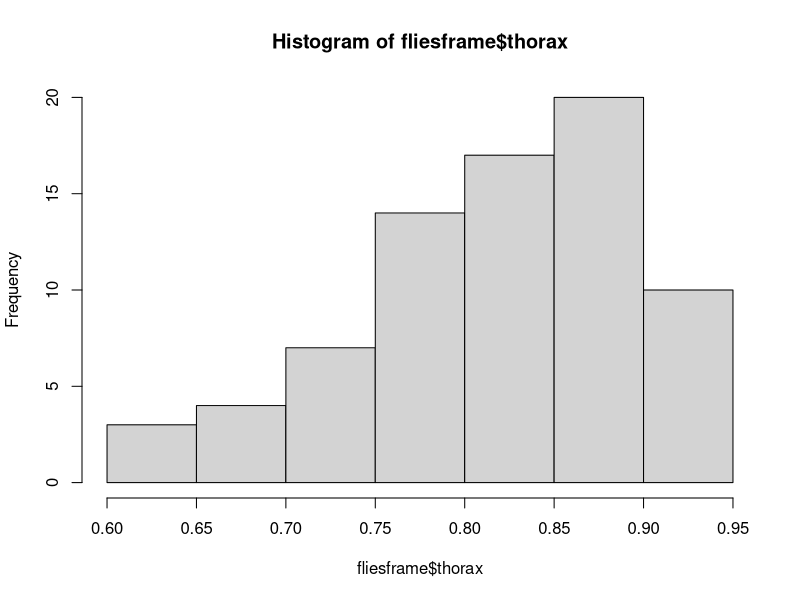
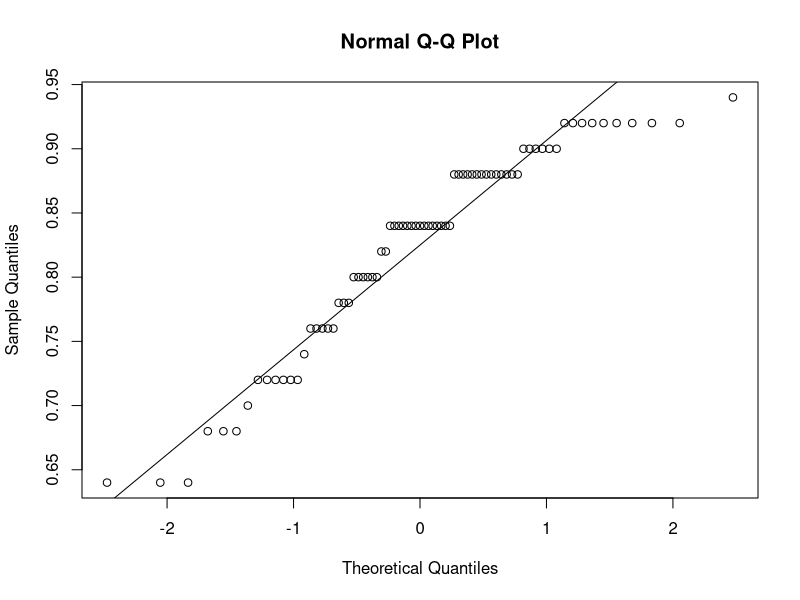
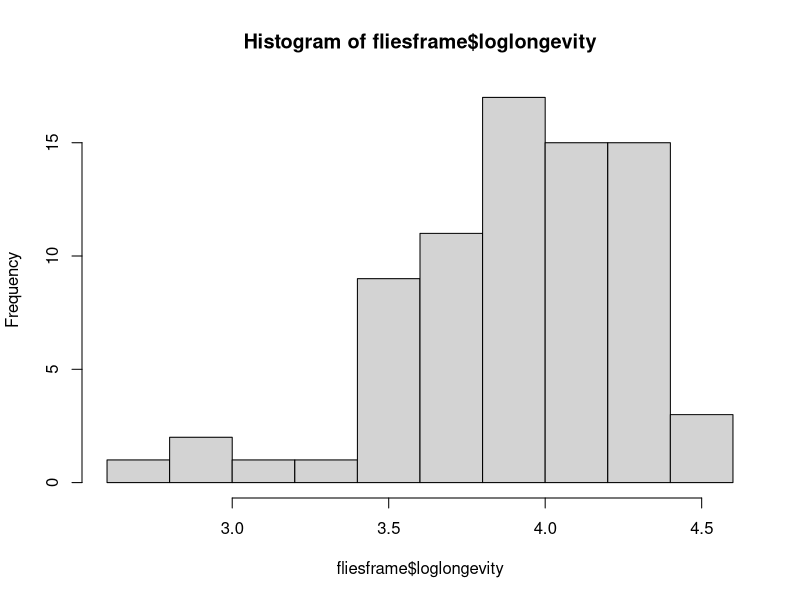
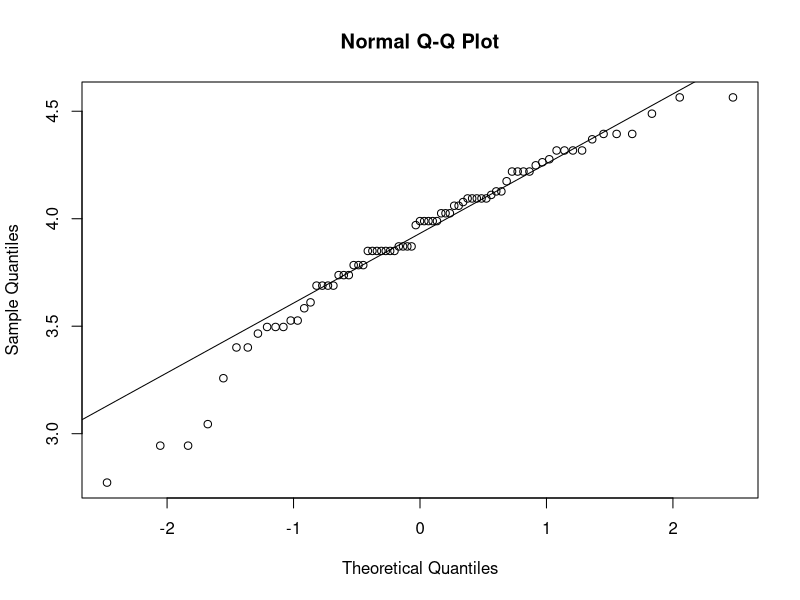
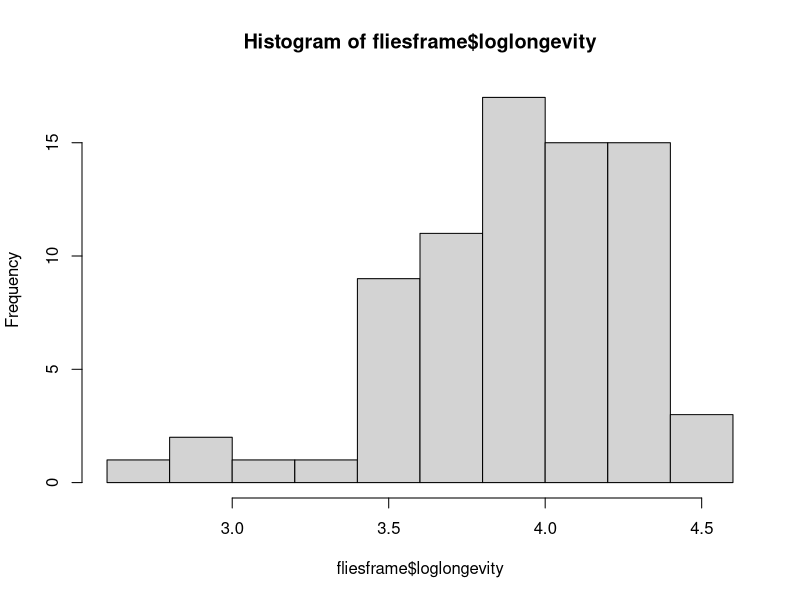
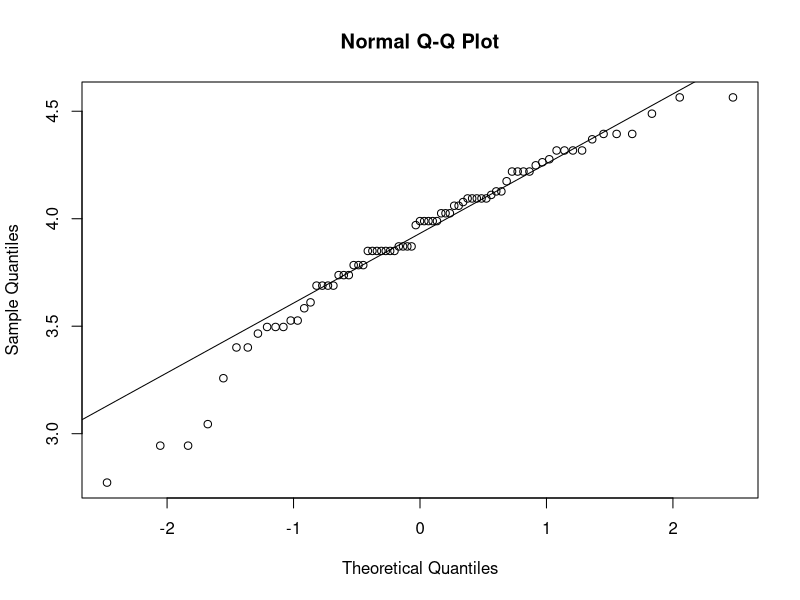
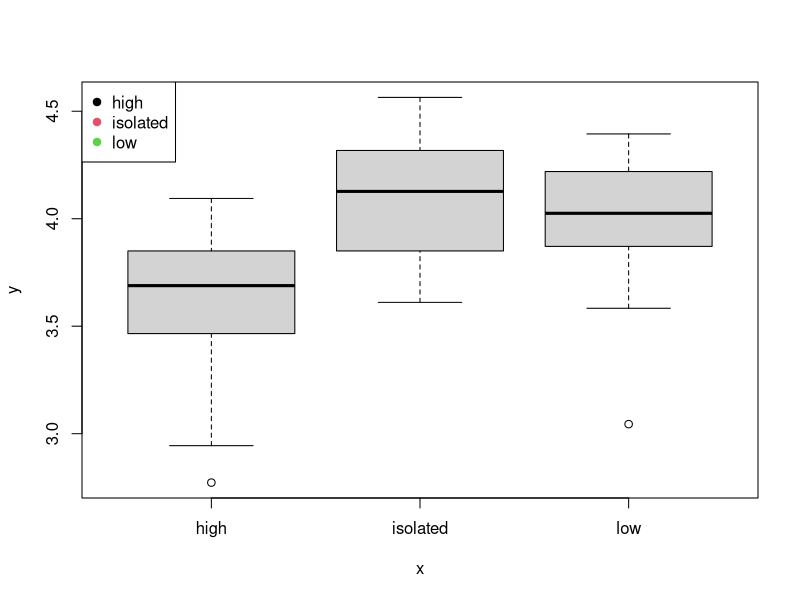
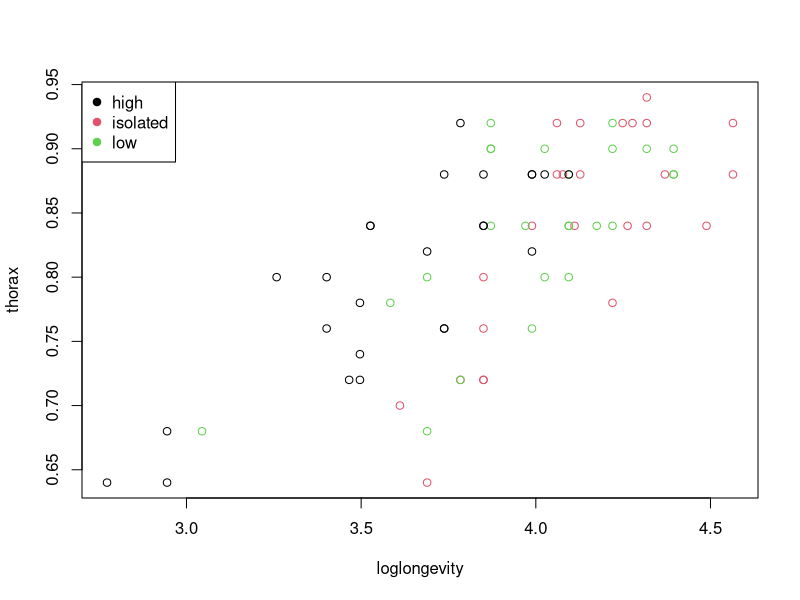

Recreate these plots in R, in order. (Note: this script raises an error after producing the figures.)
## ---- chunk 1
fruitflies_data = read.table("fruitflies.txt",header=TRUE)
thorax = fruitflies_data$thorax
longevity = fruitflies_data$longevity
loglongevity = log(longevity)
activity = fruitflies_data$activity
## ---- chunk 2
fliesframe = data.frame(thorax=fruitflies_data$thorax,longevity=fruitflies_data$longevity,activity=fruitflies_data$activity,loglongevity=log(fruitflies_data$longevity))

hist(fliesframe$thorax)
qqnorm(fliesframe$thorax)
qqline(fliesframe$thorax)
shapiro.test(fliesframe$thorax)
#Not normal

hist(fliesframe$loglongevity)
qqnorm(fliesframe$loglongevity)
qqline(fliesframe$loglongevity)
shapiro.test(fliesframe$longevity)
#Doubtful normality. Probably not normal but shapiro says could be normal

hist(fliesframe$loglongevity)
qqnorm(fliesframe$loglongevity)
qqline(fliesframe$loglongevity)
shapiro.test(fliesframe$loglongevity)
#Not normal
## ---- chunk 3

plot(y=loglongevity, x=as.factor(activity))
legend("topleft",
       legend = levels(factor(activity)),
       pch = 19,
       col = factor(levels(factor(activity))))
plot(loglongevity, thorax, col = factor(activity))
legend("topleft",
       legend = levels(factor(activity)),
       pch = 19,
       col = factor(levels(factor(activity))))
# TROUBLES TRYING TO GET THE SLOPE IN THERE AS WELL ! 
#plot(fruitflies_data$loglongevity, fruitflies_data$thorax, pch=unclass(fruitflies_data$activity))
#for (i in 1:3) abline(lm(fruitflies_data$loglongevity~fruitflies_data$thorax, data=fruitflies_data[activity==i,])) 
#slide 13 to get the slope
plot(thorax~loglongevity,pch=as.character(activity))


## ---- chunk 4
model1 = lm(loglongevity~thorax + activity,data=fruitflies_data)
qqnorm(residuals(model1)) #whereas model1 = lm(loglongevity~thorax + activity,data=fruitflies_data)
plot(fitted(model1),residuals(model1))
abline(0,0)
plot(loglongevity~thorax,pch=unclass(activity))
#abline(lm(loglongevity~thorax, activity =="high"))
## ---- chunk 5
activity = as.factor(fruitflies_data$activity)
model = lm(loglongevity~activity,data=fruitflies_data)

anova(model)  # influence sexual activity on longevity, pvalue = 1.798e-07
summary(model) #to find the estimates of the three groups
## ---- chunk 6
#method 2 to achieves estimates (this gives the same results)
aggregate(x= loglongevity,
          by = list(activity),
          FUN=mean)

## ---- chunk 7
model1 = lm(loglongevity~thorax + activity,data=fruitflies_data) # thorax as explanatory variable/ factor
anova(model1) # only the p-value of activity is relevant! pvalue = 4e-09


## ---- chunk 8
#model1 = lm(loglongevity~thorax + activity,data=fruitflies_data)
#model = lm(loglongevity~activity,data=fruitflies_data)

drop1(model1, test="F") # here all the p-values are relevant!
anova(model1, model)
## ---- chunk 9
#model1 = lm(loglongevity~thorax + activity,data=fruitflies_data)
#model = lm(loglongevity~activity,data=fruitflies_data)
summary(model1) # including the thorax!! 
## ---- chunk 10
# EXTRA! 
confint(model1)
## ---- chunk 11
flieshigh_sorted = flieshigh[order(flieshigh$thorax),]
flieshigh_sorted$loglongevity[1]
flieshigh_sorted$loglongevity[25]

## ---- chunk 12
flieslow_sorted = flieslow[order(flieslow$thorax),]
flieslow_sorted$loglongevity[1]
flieslow_sorted$loglongevity[25]
## ---- chunk 13
fliesisolated_sorted = fliesisolated[order(fliesisolated$thorax),]
fliesisolated_sorted$loglongevity[1]
fliesisolated_sorted$loglongevity[25]
## ---- chunk 14
# QUESTION : How does thorax length influence longevity? 
#model1 = lm(loglongevity~thorax + activity,data=fruitflies_data)
model0 = lm(loglongevity~thorax,data=fruitflies_data)
model2= lm(loglongevity~thorax*activity,data=fruitflies_data)
anova(model0)
anova(model0,model2)
#summary(model0) #pvalue thorax = 3.15e-13
#anova(model0) # pvalue thorax = 3.151e-13
## ---- chunk 15
#Question: using an appropriate test whether the dependence of thorax length is similar under all three conditions of sexual activity.
model2= lm(loglongevity~thorax*activity,data=fruitflies_data); # here we take the thorax into consideration 
#model0 = lm(loglongevity~thorax,data=fruitflies_data)
anova(model2) # pvalue thorax:activity =  0.1536, 
summary(model2)
anova(model0, model2) #pvalue = 1.753e-08 which means that there is a stat signif difference between the two models. Which can be explained by the fact that thorax is statistic signi in one model and not in the other. 
## ---- chunk 16
#Question: Investigate graphically and see whether this dependence is similar under all three conditions of sexual activity.

fliesframe$thorax = as.numeric(fliesframe$thorax)
flieshigh = fliesframe[which(fliesframe$activity=="high"),]
flieshigh

fliesisolated = fliesframe[which(fliesframe$activity=="isolated"),]
fliesisolated

flieslow = fliesframe[which(fliesframe$activity=="low"),]
flieslow

plot(flieshigh$thorax,flieshigh$loglongevity,main="High activity with loglongevity")
plot(fliesisolated$thorax,fliesisolated$loglongevity,main="Isolated activity with loglongevity")
plot(flieslow$thorax,flieslow$loglongevity,main="Low activity with loglongevity")

fliesframe$thorax = as.factor(fliesframe$thorax)
boxplot(loglongevity~thorax+activity,data=fliesframe)

interaction.plot(fliesframe$thorax,fliesframe$activity,fliesframe$loglongevity)

plot(fliesframe$loglongevity~fliesframe$thorax,pch=as.character(fliesframe$activity))

plot(thorax, loglongevity, col = factor(activity))
legend("topleft",
       legend = levels(factor(activity)),
       pch = 19,
       col = factor(levels(factor(activity))))
## ---- chunk 17
#model1 = lm(loglongevity~thorax + activity,data=fruitflies_data) # thorax as explanatory variable/ factor
#model2= lm(loglongevity~thorax*activity,data=fruitflies_data);
model3= lm(longevity~thorax,data=fruitflies_data) 
#model0 = lm(loglongevity~thorax,data=fruitflies_data)
anova(model3) #thorax pvalue = 1.705e-11
anova(model0) #thorax pvalue = 3.151e-13

model4 =  lm(longevity~thorax*activity,data=fruitflies_data) 
#model2= lm(loglongevity~thorax*activity,data=fruitflies_data)

anova(model4) #thorax:activity pvalue = 0.9435
anova(model2) #thorax:activity pvalue = 0.1536 



## ---- chunk 18
anova(model3,model4) #pvalue = 4.573e-07
anova(model0,model2) #pvalue = 1.753e-08

